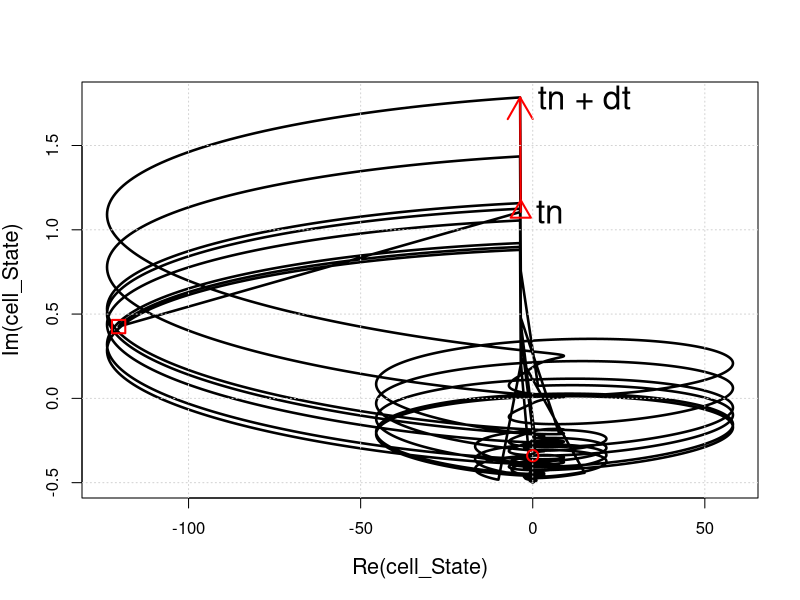
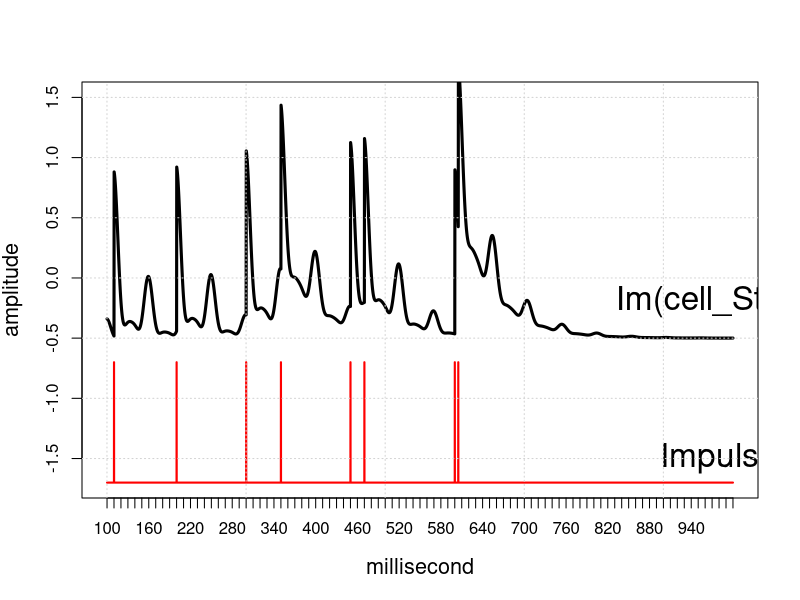
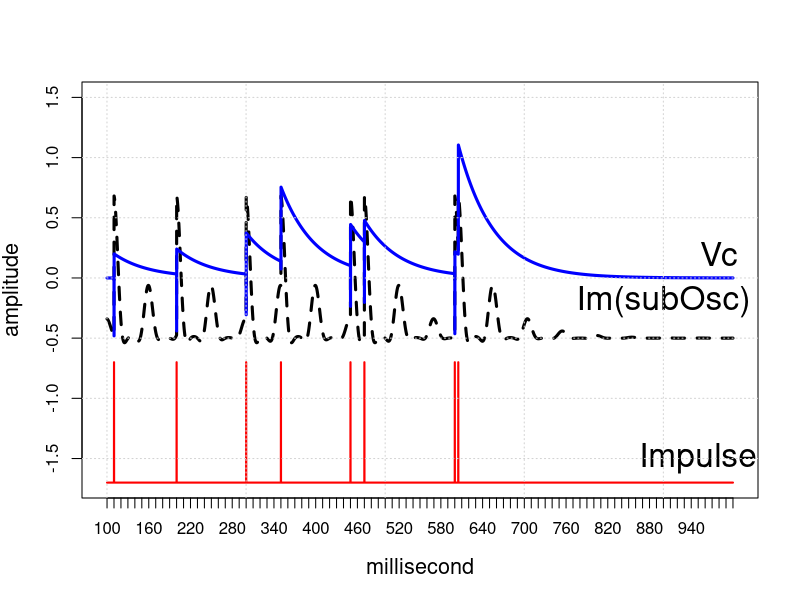
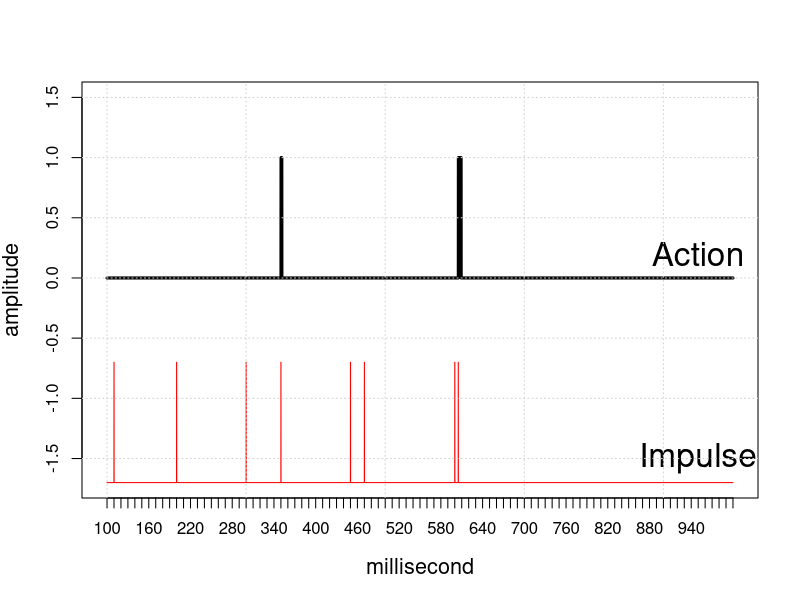

Generate these figures, in order, with R:
##############################################
# File   : Digital Resonate-and-Fire Neuron
# Author : Trung-Khanh Le
# Email  : ltkhanh@hcmus.edu.vn
# Date   : Feb 20, 2023
# License: MIT
##############################################
# Clean all global environments
rm(list = ls())

# Function: clean R console
# Input: none
# Return: none
cls <- function() {
  cat("\014")
}

# Remove All Plots from RStudio
if (is.null(dev.list()['RStudioGD'])){
  dev.new()
} else{
  dev.off()
}
dev.new()
cls()

# Set the plotting area into a 2*2 array
#par(mfrow=c(2,2))

# Impulse function
impulse <- function(interval,dt,width) {
  pulse <- (rep(0,length(interval)))
  pos <- which((interval>=dt) & (interval<=(dt+width+0.001)))
  pulse[pos] <- 1
  return(pulse)
}
# Damped oscillation
hj <- function(j,dw) ((1/j)*sinpi(j*dw))
current <- function(wrad,dw,dE,timing,n) (
  (-dE*(n+(2/pi)*(hj(1,dw)*cospi(wrad*timing)
                  +hj(2,dw)*cospi(2*wrad*timing)
                  +hj(3,dw)*cospi(3*wrad*timing)
  )
  )
  -(2/pi)*wrad*pi*(hj(1,dw)*sinpi(wrad*timing)
                   +2*hj(2,dw)*sinpi(2*wrad*timing)
                   +3*hj(3,dw)*sinpi(3*wrad*timing)
  )
  )
)
voltage <- function(wrad,dw,timing) (
  (2/pi)*(hj(1,dw)*cospi(wrad*timing)
          +hj(2,dw)*cospi(2*wrad*timing)
          +hj(3,dw)*cospi(3*wrad*timing)
  )
)
dampedPulse <- function(frq,ampl,duty,dampEff,interval) {
  # Convert Frequency to rad/s/pi
  wr <- (360*frq)/180
  return(exp(-dampEff*interval)*ampl*(
    current(wr,duty,dampEff,interval/1000,duty)
    +1i*(duty+voltage(wr,duty,interval/1000))
  )
  )
}
logistic <- function(rate,val,th) {
  return (1/(1+exp(-rate*( val-th))))
}
# Parameters
b <- 0.02         ; d <- 0.3
f <- 20           ; ampere <- 0.2
A <- 1            ; Vn <- 0
k <- 5000         ; tn <- 0
oAct <- rep(0,1)  ; Vc <- rep(0,1)
subOsc <- rep(0,1); cell_State <- rep(0,1)
Vth <- 2*A*(d-(1/2)+(2/pi)*(hj(1,d)
                            +hj(2,d)
                            +hj(3,d)
)
)
print(sprintf("VTH = %f",Vth))
# Simluation
dt = 0.1; tspan <- seq(100,1000,by=dt)
index <- 1; tn_index <- 0;
stimuli<- ampere*(impulse(tspan,110,dt)
                  + impulse(tspan,200,dt)
                  + impulse(tspan,300,dt)
                  + impulse(tspan,350,dt)
                  + impulse(tspan,450,dt)
                  + impulse(tspan,470,dt)
                  + impulse(tspan,600,dt)
                  + impulse(tspan,605,dt)
)
for(t in tspan){
  subOsc[index]     <- dampedPulse(f,A,d,b,t-tn) - 1i*A/2
  Vc[index]         <- Vn*exp(-b*(t-tn))
  cell_State[index] <- subOsc[index] + stimuli[index] + 1i*(Vc[index])
  oAct[index]       <- logistic(k,Im(cell_State[index]),Vth)
  if(stimuli[index]!=0){
    Vn <- Im(subOsc[index]) + Vc[index] + stimuli[index]*dt*b
    tn <- t
    tn_index <- index
  }
  index <- index + 1
}
# Plot cell state
plot(cell_State,type='l',lwd=2.5,cex.lab=1.3)
# draw points
points(Re(cell_State)[1],Im(cell_State)[1],col='red',pch=21,lwd=2,cex=1.5)
points(Re(cell_State)[tn_index-1],Im(cell_State)[tn_index-1],col='red',pch=22,lwd=2,cex=2)
points(Re(cell_State)[tn_index],Im(cell_State)[tn_index],col='red',pch=24,lwd=2,cex=2)
arrows(x0=Re(cell_State)[tn_index],y0=Im(cell_State)[tn_index],
       x1=Re(cell_State)[tn_index+1],y1=Im(cell_State)[tn_index+1],
       col='red',lwd=2)
text(5,Im(cell_State)[tn_index],"tn",cex=2)
text(15,Im(cell_State)[tn_index+1],"tn + dt",cex=2)
#text(-20,Im(cell_State)[tn_index-1],"tn - dt",cex=2)
grid()
# Plot cell's membrane voltage
plot(Im(cell_State),type='l',lwd=3,lty='solid',
     cex.lab=1.3,xaxt="n",ylim=c(-1.7, 1.5),
     xlab="millisecond",ylab="amplitude")
lines((stimuli/ampere)-1.7,type='l',col='red',lwd=2)
text(x=length(tspan)-220,y=-0.2,"Im(cell_State)",cex=2)
text(x=length(tspan)-200,y=-1.5,"Impulse",cex=2)
axis(1,at=seq(1,length(tspan),by=100),
     labels=tspan[(seq(1,length(tspan),by=100))])
grid()
# Plot membrane potential's damped oscillation
plot(Im(subOsc),type='l',lwd=3,lty='dashed',
     cex.lab=1.3,xaxt="n",ylim =c(-1.7, 1.5),
     xlab="millisecond",ylab="amplitude")
# Plot integrator potential component
lines(Vc,type='l',lwd=3,col='blue')
lines((stimuli/ampere)-1.7,type='l',col='red',lwd=2)
text(x=length(tspan)-200,y=0.2,"Vc",cex=2)
text(x=length(tspan)-1000,y=-0.2,"Im(subOsc)",cex=2)
text(x=length(tspan)-500,y=-1.5,"Impulse",cex=2)
axis(1,at=seq(1,length(tspan),by=100),
     labels=tspan[(seq(1,length(tspan),by=100))])
grid()
# Plot Action potential
plot(oAct,type='l',lwd=3,lty='solid',
     cex.lab=1.3,xaxt="n",ylim=c(-1.7, 1.5),
     xlab="millisecond",ylab="amplitude")
lines((stimuli/ampere)-1.7,type='l',col='red',lwd=1)
text(x=length(tspan)-500,y=0.2,"Action",cex=2)
text(x=length(tspan)-500,y=-1.5,"Impulse",cex=2)
axis(1,at=seq(1,length(tspan),by=100),
     labels=tspan[(seq(1,length(tspan),by=100))])
grid()
